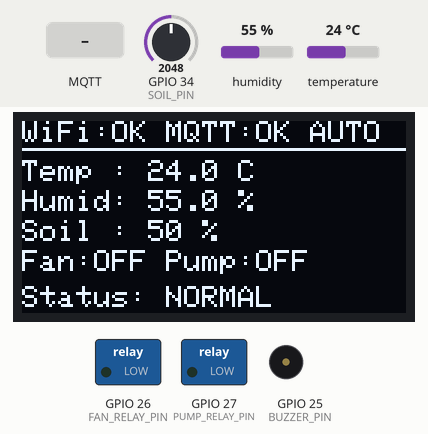
Recording of a sketch running on a simulated ESP32. Shown: 128×64 one-colour display, switched loads named in the sketch (green lamp = pin HIGH), buzzer (waves = sounding). The test bench sets the inputs (shaded band); at power-on: temperature 24 °C, GPIO 34 (SOIL_PIN) = 2048, humidity 55 % (analog values on the 0–4095 scale). WiFi joins after 1.5 s; servers stay silent unless stated; random numbers use the default seed unless the sketch sets one; no MQTT or app messages arrive unless stated; what the sketch prints to the serial monitor is not drawn.

Above: at 4.5 s.
4.6 s: temperature set to 34.2 °C
At 5.9 s:
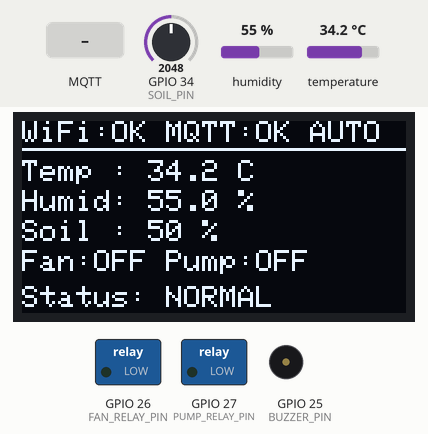
6.8 s: temperature set to 35.8 °C
At 9.95 s:
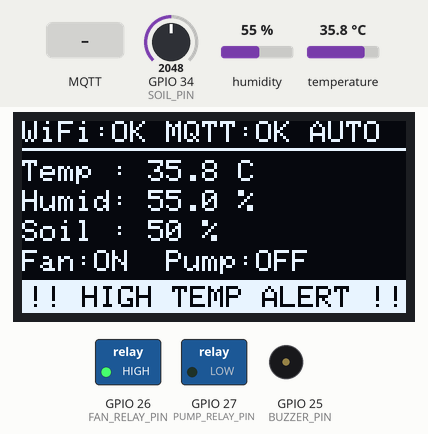
11.6 s: GPIO 34 (SOIL_PIN) set to 1255
15.6 s: GPIO 34 (SOIL_PIN) set to 1175
At 17.6 s:
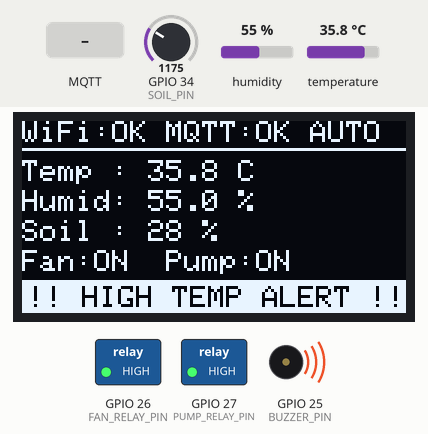
19.7 s: MQTT message "fan_off" arrives on the first subscribed topic
At 20.0 s:
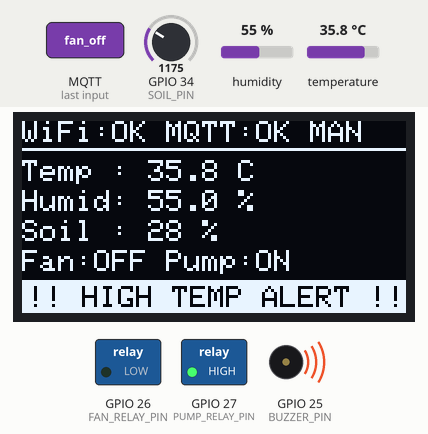
22.1 s: MQTT message "pump_off" arrives on the first subscribed topic
At 22.41 s:
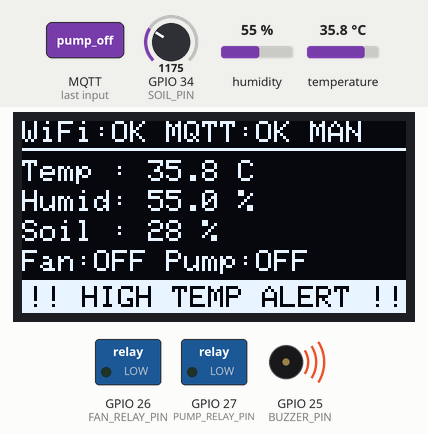
Timing chart, 0 to 25.5 s (numbered marks = the images above; inputs shaded):
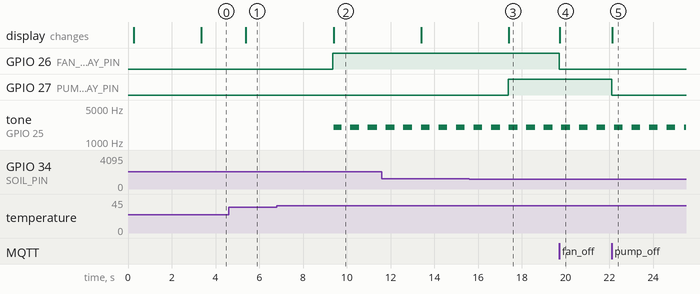

The sketch:

sketch.ino
```cpp
/*
 * ============================================================================
 *  IoT-Based Smart Greenhouse & Automated Climate Monitoring System
 *  Course   : Internet of Things (CS-481) - Problem-Based Learning (CLO-3)
 *  Dept.    : Computer Systems Engineering, MUET Jamshoro
 *  Platform : Wokwi Simulator  |  Board: ESP32 DevKit V1
 * ----------------------------------------------------------------------------
 *  What this firmware does
 *   1. Reads temperature + humidity (DHT22) and soil moisture (potentiometer).
 *   2. Shows live data and system status on a 128x64 SSD1306 OLED (I2C).
 *   3. Edge logic (works even with NO internet):
 *        - Temp > 35 C  -> Fan relay ON  + buzzer alarm
 *        - Soil < 30 %  -> Water-pump relay ON
 *      Hysteresis is used so actuators do not chatter around a threshold.
 *   4. Connects to (virtual) Wi-Fi and publishes JSON telemetry over MQTT to
 *      broker.hivemq.com. The SAME JSON is also printed on the Serial Monitor.
 *   5. BONUS: subscribes to a command topic so the greenhouse can be
 *      controlled remotely (auto / fan_on / fan_off / pump_on / pump_off).
 *
 *  Pin map
 *   DHT22 SDA -> GPIO15      Potentiometer SIG -> GPIO34 (ADC1, input-only)
 *   OLED SDA  -> GPIO21      OLED SCL          -> GPIO22
 *   Fan relay IN -> GPIO26   Pump relay IN     -> GPIO27
 *   Buzzer(+) -> GPIO25
 * ============================================================================
 */

#include <WiFi.h>
#include <PubSubClient.h>
#include <Wire.h>
#include <Adafruit_GFX.h>
#include <Adafruit_SSD1306.h>
#include <DHT.h>

// ------------------------------ Pin definitions -----------------------------
#define DHT_PIN         15
#define DHT_TYPE        DHT22
#define SOIL_PIN        34      // potentiometer simulating soil-moisture probe
#define FAN_RELAY_PIN   26
#define PUMP_RELAY_PIN  27
#define BUZZER_PIN      25
#define I2C_SDA         21
#define I2C_SCL         22

// Wokwi relay module energises when IN = HIGH.
// If you use a real ACTIVE-LOW relay board, swap these two values.
#define RELAY_ON        HIGH
#define RELAY_OFF       LOW

// ------------------------------ OLED settings -------------------------------
#define SCREEN_WIDTH    128
#define SCREEN_HEIGHT   64
#define OLED_ADDRESS    0x3C

// ------------------------------ Thresholds ----------------------------------
const float TEMP_HIGH_C   = 35.0;   // fan ON + alarm above this
const float TEMP_HYST_C   = 2.0;    // fan OFF again below (35 - 2) = 33 C
const int   SOIL_DRY_PCT  = 30;     // pump ON below this
const int   SOIL_WET_PCT  = 40;     // pump OFF again at/above this

// ------------------------------ Timing (ms) ---------------------------------
const unsigned long SENSOR_INTERVAL_MS  = 2000;   // DHT22 needs >= 2 s
const unsigned long PUBLISH_INTERVAL_MS = 5000;
const unsigned long WIFI_RETRY_MS       = 5000;
const unsigned long MQTT_RETRY_MS       = 5000;
const unsigned long BEEP_INTERVAL_MS    = 400;

// ------------------------------ Network / MQTT ------------------------------
const char* WIFI_SSID    = "Wokwi-GUEST";   // Wokwi's built-in virtual access point
const char* WIFI_PASS    = "";
const int   WIFI_CHANNEL = 6;               // speeds up the connection in Wokwi

const char*    MQTT_BROKER = "broker.hivemq.com";
const uint16_t MQTT_PORT   = 1883;
const char*    DEVICE_ID   = "greenhouse-01";

// Public broker = shared by everyone, so keep a unique prefix.
// Change "23cs_yourroll" to something unique to you.
const char* TOPIC_TELEMETRY = "muet/cs481/23cs_yourroll/greenhouse/telemetry";
const char* TOPIC_STATUS    = "muet/cs481/23cs_yourroll/greenhouse/status";
const char* TOPIC_CMD       = "muet/cs481/23cs_yourroll/greenhouse/cmd";

// ------------------------------ Objects -------------------------------------
DHT dht(DHT_PIN, DHT_TYPE);
Adafruit_SSD1306 display(SCREEN_WIDTH, SCREEN_HEIGHT, &Wire, -1);
WiFiClient   wifiClient;
PubSubClient mqtt(wifiClient);

// ------------------------------ System state --------------------------------
enum Mode { MODE_AUTO, MODE_MANUAL };

float temperature = 0.0;
float humidity    = 0.0;
int   soilPercent = 0;
bool  sensorOk    = false;

bool fanOn    = false;
bool pumpOn   = false;
bool alarmOn  = false;
Mode mode     = MODE_AUTO;

bool          buzzerState   = false;
unsigned long lastBeepMs    = 0;
unsigned long lastSensorMs  = 0;
unsigned long lastPublishMs = 0;
unsigned long lastWifiTryMs = 0;
unsigned long lastMqttTryMs = 0;

// =============================================================================
//  Actuator helpers
// =============================================================================
void setRelay(uint8_t pin, bool on) {
  digitalWrite(pin, on ? RELAY_ON : RELAY_OFF);
}

void applyOutputs() {
  setRelay(FAN_RELAY_PIN, fanOn);
  setRelay(PUMP_RELAY_PIN, pumpOn);
}

// Non-blocking buzzer: beeps on/off while the alarm is active.
void handleBuzzer(unsigned long now) {
  if (!alarmOn) {
    if (buzzerState) {
      noTone(BUZZER_PIN);
      buzzerState = false;
    }
    return;
  }
  if (now - lastBeepMs >= BEEP_INTERVAL_MS) {
    lastBeepMs = now;
    buzzerState = !buzzerState;
    if (buzzerState) tone(BUZZER_PIN, 2000);
    else             noTone(BUZZER_PIN);
  }
}

// =============================================================================
//  Sensors
// =============================================================================
int readSoilPercent() {
  // Average 10 samples to reduce ADC noise. 0 = bone dry, 100 = fully wet.
  long sum = 0;
  for (int i = 0; i < 10; i++) {
    sum += analogRead(SOIL_PIN);
    delayMicroseconds(200);
  }
  int raw = sum / 10;                                   // 0..4095 (12-bit)
  return constrain(map(raw, 0, 4095, 0, 100), 0, 100);
}

void readSensors() {
  float t = dht.readTemperature();
  float h = dht.readHumidity();

  if (isnan(t) || isnan(h)) {          // fail-safe: keep last good values
    sensorOk = false;
    Serial.println("[WARN] DHT22 read failed");
  } else {
    sensorOk    = true;
    temperature = t;
    humidity    = h;
  }
  soilPercent = readSoilPercent();
}

// =============================================================================
//  Edge control logic (runs locally on the ESP32 - no cloud needed)
// =============================================================================
void runControlLogic() {
  // --- Temperature alarm with hysteresis (always active = safety feature) ---
  if (sensorOk) {
    if (temperature > TEMP_HIGH_C)                      alarmOn = true;
    else if (temperature < TEMP_HIGH_C - TEMP_HYST_C)   alarmOn = false;
  }

  if (mode == MODE_AUTO) {
    // Fan follows the high-temperature condition
    fanOn = alarmOn;

    // Pump: ON when soil is dry, OFF once it is wet enough again
    if (soilPercent < SOIL_DRY_PCT)        pumpOn = true;
    else if (soilPercent >= SOIL_WET_PCT)  pumpOn = false;
  }
  // In MODE_MANUAL the fan/pump states are set by MQTT commands instead.

  applyOutputs();
}

// =============================================================================
//  OLED display
// =============================================================================
void updateDisplay() {
  display.clearDisplay();
  display.setTextSize(1);
  display.setTextColor(SSD1306_WHITE);

  // Row 0: connectivity + mode
  display.setCursor(0, 0);
  display.print("WiFi:");
  display.print(WiFi.status() == WL_CONNECTED ? "OK" : "--");
  display.print(" MQTT:");
  display.print(mqtt.connected() ? "OK" : "--");
  display.print(mode == MODE_AUTO ? " AUTO" : " MAN");

  display.drawFastHLine(0, 9, SCREEN_WIDTH, SSD1306_WHITE);

  // Rows 1-3: readings
  display.setCursor(0, 13);
  display.print("Temp : ");
  if (sensorOk) { display.print(temperature, 1); display.print(" C"); }
  else          { display.print("ERR"); }

  display.setCursor(0, 23);
  display.print("Humid: ");
  if (sensorOk) { display.print(humidity, 1); display.print(" %"); }
  else          { display.print("ERR"); }

  display.setCursor(0, 33);
  display.print("Soil : ");
  display.print(soilPercent);
  display.print(" %");

  // Row 4: actuators
  display.setCursor(0, 43);
  display.print("Fan:");
  display.print(fanOn ? "ON " : "OFF");
  display.print(" Pump:");
  display.print(pumpOn ? "ON" : "OFF");

  // Row 5: system status (inverted bar when critical)
  display.setCursor(0, 55);
  if (alarmOn) {
    display.fillRect(0, 53, SCREEN_WIDTH, 11, SSD1306_WHITE);
    display.setTextColor(SSD1306_BLACK);
    display.setCursor(2, 55);
    display.print("!! HIGH TEMP ALERT !!");
    display.setTextColor(SSD1306_WHITE);
  } else if (soilPercent < SOIL_DRY_PCT) {
    display.print("Status: SOIL DRY");
  } else {
    display.print("Status: NORMAL");
  }

  display.display();
}

// =============================================================================
//  IoT: Wi-Fi + MQTT
// =============================================================================
void connectWiFi() {
  Serial.print("[WiFi] Connecting to ");
  Serial.print(WIFI_SSID);
  WiFi.mode(WIFI_STA);
  WiFi.begin(WIFI_SSID, WIFI_PASS, WIFI_CHANNEL);

  unsigned long start = millis();
  while (WiFi.status() != WL_CONNECTED && millis() - start < 10000) {
    delay(250);
    Serial.print(".");
  }
  if (WiFi.status() == WL_CONNECTED) {
    Serial.println(" connected!");
    Serial.print("[WiFi] IP address: ");
    Serial.println(WiFi.localIP());
  } else {
    Serial.println(" failed (will retry in background)");
  }
}

// Handles remote commands received on TOPIC_CMD
void onMqttMessage(char* topic, byte* payload, unsigned int length) {
  char msg[24];
  unsigned int n = (length < sizeof(msg) - 1) ? length : sizeof(msg) - 1;
  memcpy(msg, payload, n);
  msg[n] = '\0';
  for (char* p = msg; *p; ++p) *p = tolower(*p);

  Serial.print("[MQTT] Command received: ");
  Serial.println(msg);

  if      (!strcmp(msg, "auto"))     { mode = MODE_AUTO; }
  else if (!strcmp(msg, "fan_on"))   { mode = MODE_MANUAL; fanOn  = true;  }
  else if (!strcmp(msg, "fan_off"))  { mode = MODE_MANUAL; fanOn  = false; }
  else if (!strcmp(msg, "pump_on"))  { mode = MODE_MANUAL; pumpOn = true;  }
  else if (!strcmp(msg, "pump_off")) { mode = MODE_MANUAL; pumpOn = false; }
  else { Serial.println("[MQTT] Unknown command ignored"); return; }

  runControlLogic();
  updateDisplay();
}

void connectMqtt() {
  // Random client-id so two students on the public broker do not clash
  char clientId[40];
  snprintf(clientId, sizeof(clientId), "%s-%04X", DEVICE_ID, (unsigned)random(0xFFFF));

  Serial.print("[MQTT] Connecting to ");
  Serial.print(MQTT_BROKER);
  Serial.print(" ... ");

  // Last-Will message: broker publishes "offline" if we drop unexpectedly
  if (mqtt.connect(clientId, NULL, NULL, TOPIC_STATUS, 1, true, "offline")) {
    Serial.println("connected");
    mqtt.publish(TOPIC_STATUS, "online", true);
    mqtt.subscribe(TOPIC_CMD);
  } else {
    Serial.print("failed, rc=");
    Serial.println(mqtt.state());
  }
}

// Called regularly from loop(); never blocks for long.
void maintainConnections(unsigned long now) {
  if (WiFi.status() != WL_CONNECTED) {
    if (now - lastWifiTryMs >= WIFI_RETRY_MS) {
      lastWifiTryMs = now;
      Serial.println("[WiFi] Lost connection - retrying");
      WiFi.disconnect();
      WiFi.begin(WIFI_SSID, WIFI_PASS, WIFI_CHANNEL);
    }
    return;
  }
  if (!mqtt.connected() && now - lastMqttTryMs >= MQTT_RETRY_MS) {
    lastMqttTryMs = now;
    connectMqtt();
  }
}

// Builds ONE structured JSON payload; used for MQTT and Serial Monitor.
void publishTelemetry() {
  char json[320];
  snprintf(json, sizeof(json),
    "{\"device\":\"%s\",\"temperature\":%.1f,\"humidity\":%.1f,"
    "\"soil_moisture\":%d,\"fan\":\"%s\",\"pump\":\"%s\","
    "\"alarm\":%s,\"mode\":\"%s\",\"wifi_rssi\":%d,\"uptime_s\":%lu}",
    DEVICE_ID, temperature, humidity, soilPercent,
    fanOn ? "ON" : "OFF", pumpOn ? "ON" : "OFF",
    alarmOn ? "true" : "false",
    mode == MODE_AUTO ? "AUTO" : "MANUAL",
    WiFi.status() == WL_CONNECTED ? WiFi.RSSI() : 0,
    millis() / 1000UL);

  Serial.print("[JSON] ");
  Serial.println(json);                       // Option B: Serial JSON payload

  if (mqtt.connected()) {                     // Option A: MQTT publish
    if (mqtt.publish(TOPIC_TELEMETRY, json)) Serial.println("[MQTT] Published OK");
    else                                     Serial.println("[MQTT] Publish failed");
  }
}

// =============================================================================
//  Arduino entry points
// =============================================================================
void setup() {
  Serial.begin(115200);
  delay(200);
  Serial.println("\n=== Smart Greenhouse - ESP32 booting ===");

  pinMode(FAN_RELAY_PIN, OUTPUT);
  pinMode(PUMP_RELAY_PIN, OUTPUT);
  pinMode(BUZZER_PIN, OUTPUT);
  fanOn = false; pumpOn = false;
  applyOutputs();                              // start with everything OFF

  analogReadResolution(12);
  dht.begin();

  Wire.begin(I2C_SDA, I2C_SCL);
  if (!display.begin(SSD1306_SWITCHCAPVCC, OLED_ADDRESS)) {
    Serial.println("[ERROR] SSD1306 not found - check I2C wiring");
  } else {
    display.clearDisplay();
    display.setTextSize(1);
    display.setTextColor(SSD1306_WHITE);
    display.setCursor(10, 14);
    display.println("SMART GREENHOUSE");
    display.setCursor(10, 30);
    display.println("IoT PBL - CS-481");
    display.setCursor(10, 46);
    display.println("Connecting...");
    display.display();
  }

  connectWiFi();
  mqtt.setServer(MQTT_BROKER, MQTT_PORT);
  mqtt.setCallback(onMqttMessage);
  mqtt.setBufferSize(512);
  mqtt.setSocketTimeout(5);
  if (WiFi.status() == WL_CONNECTED) connectMqtt();

  delay(1500);                                 // let DHT22 settle
  readSensors();
  runControlLogic();
  updateDisplay();
  publishTelemetry();
  lastSensorMs  = millis();
  lastPublishMs = millis();
}

void loop() {
  unsigned long now = millis();

  maintainConnections(now);
  if (mqtt.connected()) mqtt.loop();

  // --- periodic sensing + control + display ---
  if (now - lastSensorMs >= SENSOR_INTERVAL_MS) {
    lastSensorMs = now;

    bool prevFan = fanOn, prevPump = pumpOn;
    readSensors();
    runControlLogic();
    updateDisplay();

    if (fanOn != prevFan || pumpOn != prevPump) {
      Serial.println(fanOn != prevFan ? (fanOn ? "[EVENT] Fan ON" : "[EVENT] Fan OFF")
                                      : (pumpOn ? "[EVENT] Pump ON" : "[EVENT] Pump OFF"));
      publishTelemetry();                      // report state changes immediately
      lastPublishMs = now;
    }
  }

  // --- periodic telemetry ---
  if (now - lastPublishMs >= PUBLISH_INTERVAL_MS) {
    lastPublishMs = now;
    publishTelemetry();
  }

  handleBuzzer(now);                           // non-blocking alarm beeps
}
```

Measured:
- the behaviour switches between 35 and 35.1 °C on temperature (found by bisection; images 1 and 2)
- the behaviour switches between 1229 and 1228 on GPIO 34 (SOIL_PIN) (found by bisection; images 2 and 3)
- after the input at 4.6 s, the display: changes after 0.79 s (image 1)
- after the input at 6.8 s, GPIO 26 (FAN_RELAY_PIN): LOW → HIGH after 2.6 s; tone on GPIO 25 (BUZZER_PIN): alternates 2000 Hz for 0.40 s and silent for 0.40 s, starting after 2.6 s; the display: changes after 2.6 s (image 2)
- after the input at 15.6 s, GPIO 27 (PUMP_RELAY_PIN): LOW → HIGH after 1.8 s; the display: changes after 1.8 s (image 3)
- after the input at 19.7 s, GPIO 26 (FAN_RELAY_PIN): HIGH → LOW at once; the display: changes at once (image 4)
- after the input at 22.1 s, GPIO 27 (PUMP_RELAY_PIN): HIGH → LOW at once; the display: changes at once (image 5)
